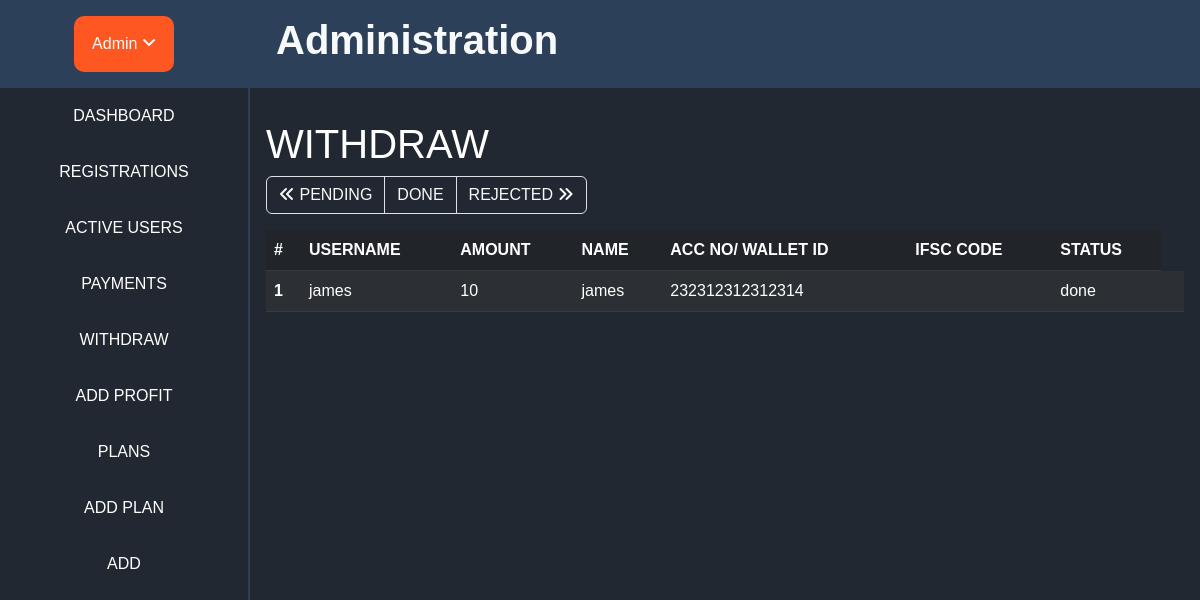
The page /moderator/withdraw/done (signed in) on the database as committed earlier.
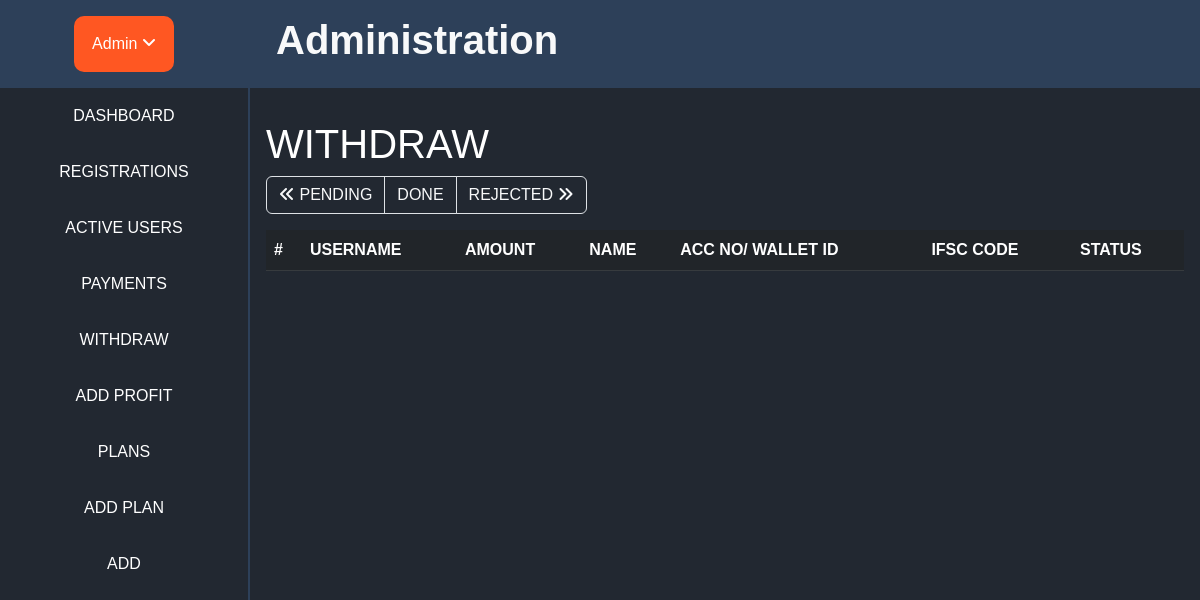
The same page on the database as committed later.
### home/models.py (models this page shows)
class Withdraw(models.Model):
    user = models.ForeignKey(User, on_delete=models.CASCADE)
    withdraw_amount = models.CharField(max_length=100)
    account_name = models.CharField(max_length=100)
    account_no = models.CharField(max_length=100, null=True)
    wallet_id = models.CharField(max_length=100, null=True)
    ifsc_code = models.CharField(max_length=100, null=True)
    withdraw_status = models.CharField(max_length=100)

### home/views.py (the view, shortened to what this page needs)
# urls.py: path('moderator/withdraw/<str:status>', login_required(views.ModWithdraw_view.as_view()), name='mod_withdraw'),
class ModWithdraw_view(View):
    def get(self,request, **kwargs):
        status = kwargs["status"]
        context = {
            "withdraws": models.Withdraw.objects.filter(withdraw_status=status),
            "status": status,
        }
        return render(request, 'mod/withdraw.html', context=context)

### templates/mod/withdraw.html (shortened to what this page needs)
{% extends 'mod/admbase.html' %}
{% block content%}
<div>
<h1> WITHDRAW </h1>
</div>
<nav>
  <ul class="pagination">
    <li class="page-item"><a class="page-link text-light"  style="background-color: #222831;" href="{% url 'mod_withdraw' status='pending' %}"><i class="fa-solid fa-angles-left"></i> PENDING</a></li>
    <li class="page-item"><a class="page-link text-light"  style="background-color: #222831;" href="{% url 'mod_withdraw' status='done' %}"> DONE</a></li>
    <li class="page-item"><a class="page-link text-light"  style="background-color: #222831;" href="{% url 'mod_withdraw' status='rejected' %}">REJECTED  <i class="fa-solid fa-angles-right"></i></a></li>
  </ul>
</nav>
<div style="overflow-y: scroll;">
<table class="table table-dark table-striped">
  <thead>
      <tr>
        <th scope="col">#</th>
        <th scope="col">USERNAME</th>
        <th scope="col">AMOUNT</th>
        <th scope="col">NAME</th>
        <th scope="col">ACC NO/ WALLET ID</th>
        <th scope="col">IFSC CODE</th>
        <th scope="col">STATUS</th>
      </tr>
    </thead>
    <tbody>
      {% for withdraw in withdraws %}
      <tr>
        <th scope="row">{{ forloop.counter }}</th>
        <td>{{ withdraw.user.username }}</td>
        <td>{{ withdraw.withdraw_amount }}</td>
        <td>{{ withdraw.account_name }}</td>
        {% if withdraw.account_no != None %}
        <td>{{ withdraw.account_no }}</td>
        {% elif withdraw.account_no == None %}
        <td>{{ withdraw.wallet_id }}</td>
        {% endif %}
        <td>
        </td>
        <td>{{ withdraw.withdraw_status }}</td>
        <td>
        </td>
      </tr>
      {% endfor %}
    </tbody>
  </table>
  </div>
{% endblock %}

### templates/mod/admbase.html (shortened to what this page needs)
{% load static %}
<!DOCTYPE html>
<html lang="en">
  <head>
    <link rel="stylesheet" href="https://cdnjs.cloudflare.com/ajax/libs/font-awesome/6.4.2/css/all.min.css" />
    <link rel="stylesheet" href="{% static '/css/bootstrap.css'%}">
    <link rel="stylesheet" href="{% static 'css/styles.css' %}">  </head>
    <link rel="stylesheet" href="https://cdnjs.cloudflare.com/ajax/libs/font-awesome/6.4.2/css/all.min.css" />
  </head>
    <body>
    {% include 'mod/adminnavbar.html' %}
    <header class=" d-flex align-items-center" style="background-color: #2d4059; margin-left: 0; height: 88px;">
       <h1 class="fw-bold text-light ps-3" >Administration</h1>
     </header>
              <main class=" main-content" style="background-color: #222831; color: #fff; min-height: 100vh;">
                {% block content %}{% endblock %}
            </main>
</body>
</html>

### templates/mod/adminnavbar.html (shortened to what this page needs)
<div class="sidenav" style="background-color: #222831; border-right: 2px solid #2d4059;">
    <div class="sidenav-header py-3" style="background-color: #2d4059;">
        <div class="dropdown">
            <button onclick="myFunction()" class="dropbtn"> Admin <i class="fa-solid fa-angle-down"></i></button>
          </div>
    </div>
    <ul class="nav flex-column">
        <li class="nav-item">
            <a class="nav-link py-3" href="{% url 'mod_dashboard' %}">
                DASHBOARD
            </a>
        </li>
          <li class="nav-item">
              <a class="nav-link py-3" href="{% url 'mod_mambers' %}">
                  REGISTRATIONS
              </a>
          </li>
          <li class="nav-item">
              <a class="nav-link py-3" href="{% url 'mod_active_member' status='Active' %}">
                  ACTIVE USERS
              </a>
          </li>
          <li class="nav-item">
            <a class="nav-link py-3" href="{% url 'mod_payments' action='pending' %}">
                PAYMENTS
            </a>
        </li>
          <li class="nav-item">
            <a class="nav-link py-3" href="{% url 'mod_withdraw' status='pending' %}">
                WITHDRAW
            </a>
        </li>
        <li class="nav-item">
            <a class="nav-link py-3" href="{% url 'mod_add_profit' %}">
                ADD PROFIT
            </a>
        </li>
        <li class="nav-item">
            <a class="nav-link py-3" href="{% url 'mod_plans' %}">
                PLANS
            </a>
        </li>
        <li class="nav-item">
            <a class="nav-link py-3" href="{% url 'mod_add_plan' %}">
                ADD PLAN
            </a>
        </li>
        <li class="nav-item">
            <a class="nav-link py-3" href="{% url 'mod_dashboard' %}">
                ADD
            </a>
        </li>
      </ul>
</div>

### static/css/styles.css (style rules this page uses)
body { margin: 0; padding: 0; font-family: Arial, sans-serif; }
.dropbtn { background-color: #3498DB; color: white; padding: 16px; font-size: 16px; border: none; cursor: pointer; }
.dropdown { position: relative; display: inline-block; }
.sidenav { height: 100%; width: 250px; position: fixed; top: 0; left: 0; background-color: #222831; overflow-x: hidden; transition: 0.5s; }
.sidenav-header { background-color: #ff5722; color: #fff; text-align: center; }
.sidenav ul { list-style: none; padding: 0; }
.sidenav ul li { text-align: center; }
.sidenav a { text-decoration: none; color: #fff; display: block; transition: 0.3s; }
.main-content { margin-left: 250px; padding: 16px; }

### templates/mod/admbase.html (style rules this page uses)
.sidenav { z-index: 1; }
.sidenav .dropdown .dropbtn { background-color: #ff5722; }
.dropdown { width: 100%; height: 100%; }
.dropdown .dropbtn { width: 40%; height: 70%; border-radius: 10px; }
.sidenav a { padding: 0.25em 0; }

Rows that differ between the two databases and show on the page:
removed Withdraw: user.username "james", withdraw_amount "10", account_name "james", wallet_id "232312312312314", withdraw_status "done"
